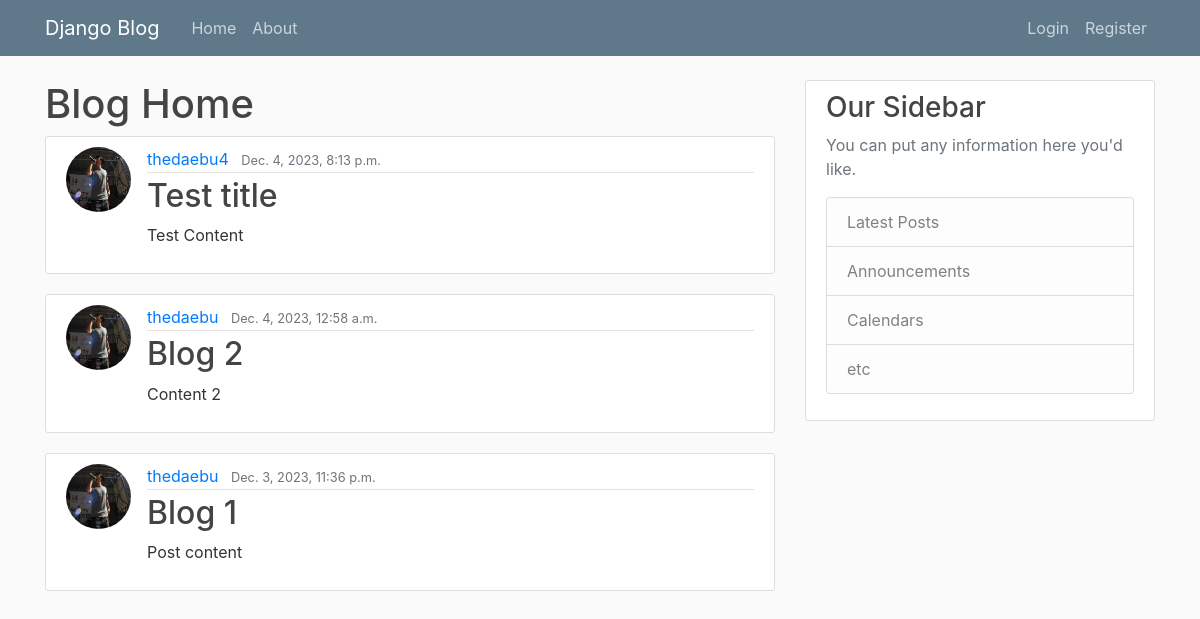
Screenshot of /blog/ with the database file from the repository.
### blog/models.py (models this page shows, shortened)
class Post(models.Model):
    content = models.TextField()
    date_posted = models.DateTimeField(default=timezone.now)
    title = models.CharField(max_length=100)
    author = models.ForeignKey(User, on_delete=models.CASCADE)

### users/models.py (models this page shows, shortened)
class Profile(models.Model):
    user = models.OneToOneField(User, related_name='profile', on_delete=models.CASCADE)
    image = models.ImageField(default='profile_pics/profile2.jpg', upload_to='profile_pics')

### blog/views.py (the view)
# urls.py: path('', PostListView.as_view(), name='blog-home'),
class PostListView(ListView):
    model = Post
    template_name = 'blog/home.html' # changes default html file url
    context_object_name = 'posts' # changes default object variable name
    ordering = ['-date_posted'] # sorts by model attribute

### blog/templates/blog/home.html
{% extends "blog/base.html" %}
{% block content %}
    <h1>Blog Home</h1>
    {% for post in posts %}
        <article class="media content-section">
            <img class="rounded-circle article-img" src="{{ post.author.profile.image.url }}"></img>
            <div class="media-body">
                <div class="article-metadata">
                    <a class="mr-2" href="#">{{ post.author }}</a>
                    <small class="text-muted">{{ post.date_posted }}</small>
                </div>
                <h2><a class="article-title" href="{% url 'post-detail' post.id %}">{{ post.title }}</a></h2>
                <p class="article-content">{{ post.content }}</p>
            </div>
        </article>
    {% endfor %}
{% endblock %}

### blog/templates/blog/base.html (shortened to what this page needs)
{% load static %}
<!DOCTYPE html>
<html>
    <head>
        <link rel="stylesheet" href="https://cdn.jsdelivr.net/npm/bootstrap@4.3.1/dist/css/bootstrap.min.css"
>
        <link rel="stylesheet" type="text/css" href="{% static 'blog/main.css' %}">
    </head>
    <body>
        <header class="site-header">
            <nav class="navbar navbar-expand-md navbar-dark bg-steel fixed-top">
                <div class="container">
                    <a class="navbar-brand mr-4" href="/">Django Blog</a>
                    <div class="collapse navbar-collapse" id="navbarToggle">
                        <div class="navbar-nav mr-auto">
                            <a class="nav-item nav-link" href="{% url 'blog-home' %}">Home</a>
                            <a class="nav-item nav-link" href="{% url 'blog-about' %}">About</a>
                        </div>
                        <div class="navbar-nav">
                            {% if user.is_authenticated %}
                                <a class="nav-item nav-link" href="{% url 'post-create' %}">New Post</a>
                                <a class="nav-item nav-link" href="{% url 'user-profile' %}">Profile</a>
                                <a class="nav-item nav-link" href="{% url 'user-logout' %}">Logout</a>
                            {% else %}
                                <a class="nav-item nav-link" href="{% url 'user-login' %}">Login</a>
                                <a class="nav-item nav-link" href="{% url 'user-register' %}">Register</a>
                            {% endif %}
                        </div>
                    </div>
                </div>
            </nav>
        </header>
        <main role="main" class="container">
            <div class="row">
                <div class="col-md-8">
                    {% block content %}{% endblock %}
                </div>
                <div class="col-md-4">
                    <div class="content-section">
                        <h3>Our Sidebar</h3>
                        <p class='text-muted'>You can put any information here you'd like.
                        <ul class="list-group">
                            <li class="list-group-item list-group-item-light">Latest Posts</li>
                            <li class="list-group-item list-group-item-light">Announcements</li>
                            <li class="list-group-item list-group-item-light">Calendars</li>
                            <li class="list-group-item list-group-item-light">etc</li>
                        </ul>
                        </p>
                    </div>
                </div>
            </div>
        </main>
    </body>
</html>

### blog/static/blog/main.css (style rules this page uses)
body { background: #fafafa; color: #333333; margin-top: 5rem; }
h1, h2, h3, h4, h5, h6 { color: #444444; }
ul { margin: 0; }
.bg-steel { background-color: #5f788a; }
.site-header .navbar-nav .nav-link { color: #cbd5db; }
.content-section { background: #ffffff; padding: 10px 20px; border: 1px solid #dddddd; border-radius: 3px; margin-bottom: 20px; }
.article-title { color: #444444; }
.article-content { white-space: pre-line; }
.article-img { height: 65px; width: 65px; margin-right: 16px; }
.article-metadata { padding-bottom: 1px; margin-bottom: 4px; border-bottom: 1px solid #e3e3e3 }

### rows the page displays
Post: author.profile.image (picture), author "thedaebu4", date_posted "Dec. 4, 2023, 8:13 p.m.", title "Test title", content "Test Content"
Post: author.profile.image (picture), author "thedaebu", date_posted "Dec. 4, 2023, 12:58 a.m.", title "Blog 2", content "Content 2"
Post: author.profile.image (picture), author "thedaebu", date_posted "Dec. 3, 2023, 11:36 p.m.", title "Blog 1", content "Post content"
